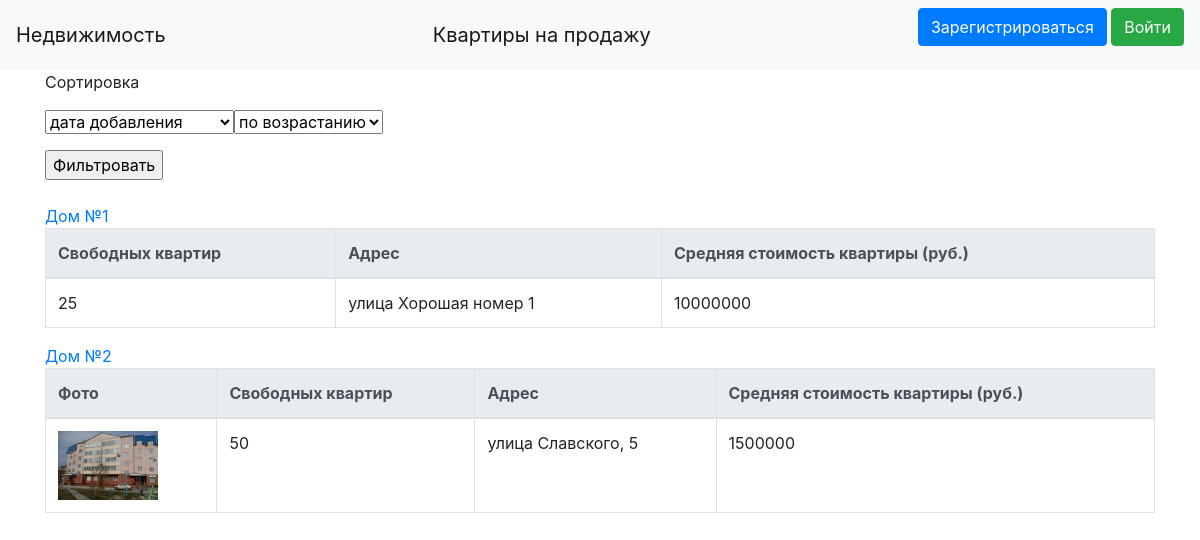
Before: / with the older database file.
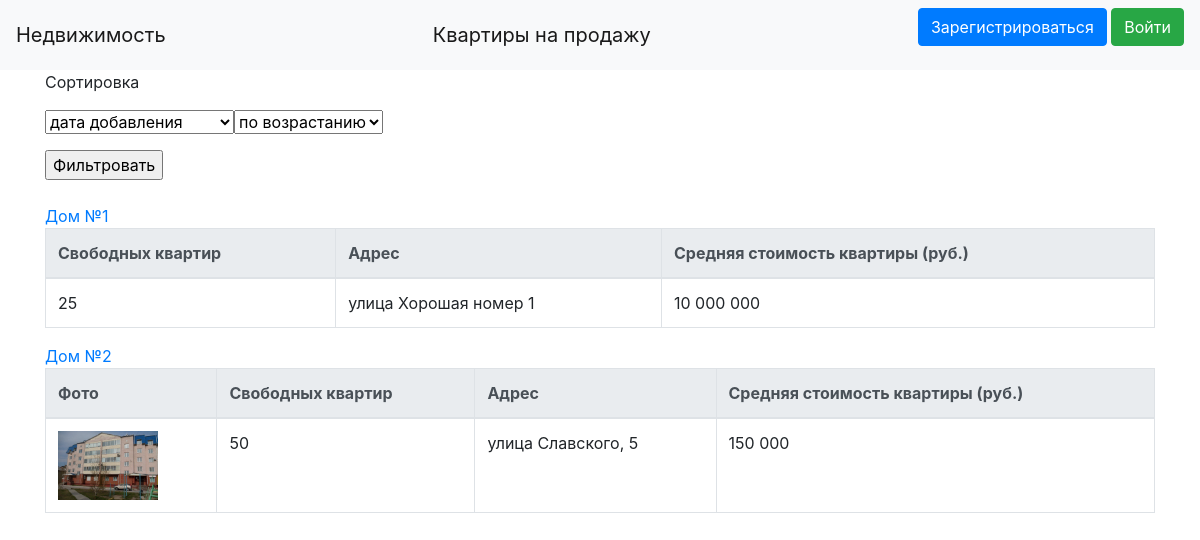
After: the same page with the newer database file.
### data/realties.py (models this page shows)
class Realties(SqlAlchemyBase):
    __tablename__ = 'realties'
    id = sqlalchemy.Column(sqlalchemy.Integer, primary_key=True, autoincrement=True)
    photo = sqlalchemy.Column(sqlalchemy.String, nullable=True)
    realtor = sqlalchemy.Column(sqlalchemy.Integer, sqlalchemy.ForeignKey("users.id"))
    house = sqlalchemy.Column(sqlalchemy.String)
    not_solded_flats = sqlalchemy.Column(sqlalchemy.Integer)
    address = sqlalchemy.Column(sqlalchemy.String)
    cost = sqlalchemy.Column(sqlalchemy.String, nullable=True)
    is_sold = sqlalchemy.Column(sqlalchemy.Boolean, nullable=True)
    user = orm.relation('User')

### main.py (the view)
@app.route('/', methods=['GET', 'POST'])
def index():
    if request.method == 'GET':
        if current_user.is_authenticated:
            user = session.query(User).filter(User.id == current_user.id).first()
            if user.sort:
                if user.sort == 'name-up':
                    realties = session.query(Realties).order_by(Realties.id)
                elif user.sort == 'name-down':
                    realties = session.query(Realties).order_by(Realties.id)[::-1]
                elif user.sort == 'cost-up':
                    realties = session.query(Realties).order_by(Realties.cost)[::-1]
                elif user.sort == 'cost-down':
                    realties = session.query(Realties).order_by(Realties.cost)
                elif user.sort == 'flats-up':
                    realties = session.query(Realties).order_by(Realties.not_solded_flats)
                elif user.sort == 'flats-down':
                    realties = session.query(Realties).order_by(Realties.not_solded_flats)[::-1]
            else:
                realties = session.query(Realties)
        else:
            realties = session.query(Realties)
        realtor = {}
        for realty in realties:
            user = session.query(User).filter(User.id == realty.realtor).first()
            if user:
                realtor[realty.id] = ' '.join([user.name, user.surname])
            else:
                realtor[realty.id] = ''
        return render_template('index.html', realties=realties, realtor=realtor, title='Квартиры')
    elif request.method == 'POST':
        user = session.query(User).filter(User.id == current_user.id).first()
        user.sort = f'{request.form["sort-by"]}-{request.form["sort"]}'
        session.commit()
        return redirect('/')

### templates/index.html (shortened to what this page needs)
<!DOCTYPE HTML>
<html>
    <body>
        {% extends "base.html" %}
        {% block content %}
                <p>Сортировка</p>
                <form method="post">
                    <p><select autofocus name="sort-by">
                        <option value='name'>дата добавления</option>
                    </select><select name='sort'>
                        <option value='up'>по возрастанию</option>
                    </select></p>
                    <input type='submit' value="Фильтровать">
                </form><br>
                {% for realty in realties %}
                    <a href="/realty/{{realty.id}}">Дом №{{realty.id}}</a>
                    <table class='table table-bordered'>
                        <thead class="thead-light">
                            <tr>
                                {% if realty.photo %}
                                    <th scope="col">Фото</th>
                                {% endif %}
                                <th scope="col">Свободных квартир</th>
                                <th scope="col">Адрес</th>
                                <th scope="col">Средняя стоимость квартиры (руб.)</th>
                            </tr>
                        </thead>
                        <tbody>
                            <tr>
                                {% if realty.photo %}
                                    <td>
                                        <img src={{realty.photo}} width=100>
                                    </td>
                                {% endif %}
                                <td>
                                    {{realty.not_solded_flats}}
                                </td>
                                <td>
                                    {{realty.address}}
                                </td>
                                <td>
                                    {{realty.cost}}
                                </td>
                            </tr>
                        </tbody>
                    </table>
                {% endfor %}
        {% endblock %}

### templates/base.html (shortened to what this page needs)
<!doctype html>
<html lang="en">
    <head>
        <link rel="stylesheet"
          href="https://stackpath.bootstrapcdn.com/bootstrap/4.4.1/css/bootstrap.min.css"
>
    </head>
    <body>
        <header>
            <nav class="navbar navbar-light bg-light">
                <a class="navbar-brand" href="#">Недвижимость</a>
                <a class="navbar-brand" href="/">Квартиры на продажу</a>
                {% if current_user.is_authenticated %}
                    <a class="navbar-brand" href="/logout">{{ current_user.name }}</a>
                {% else %}
                    <p>
                        <a class="btn btn-primary " href="/register">Зарегистрироваться</a>
                        <a class="btn btn-success" href="/login">Войти</a>
                    </p>
                {% endif %}
            </nav>
        </header>
        <main role="main" class="container">
            {% block content %}{% endblock %}
        </main>
    </body>
</html>

Changed rows visible on the page:
changed Realties "улица Хорошая номер 1": cost "10000000" → "10 000 000"
changed Realties "улица Славского, 5": cost "1500000" → "150 000"
